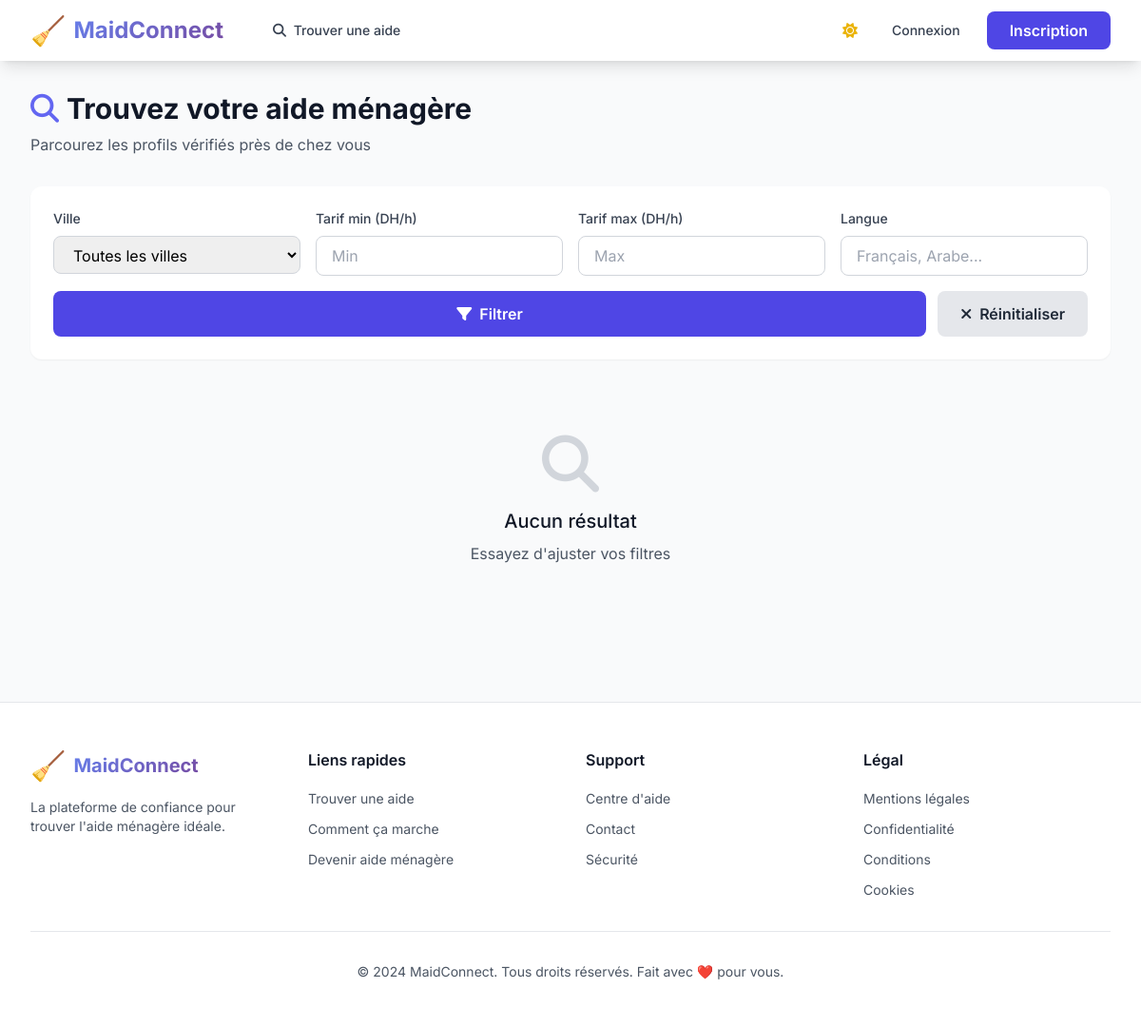
The page /maids on the database as committed earlier.
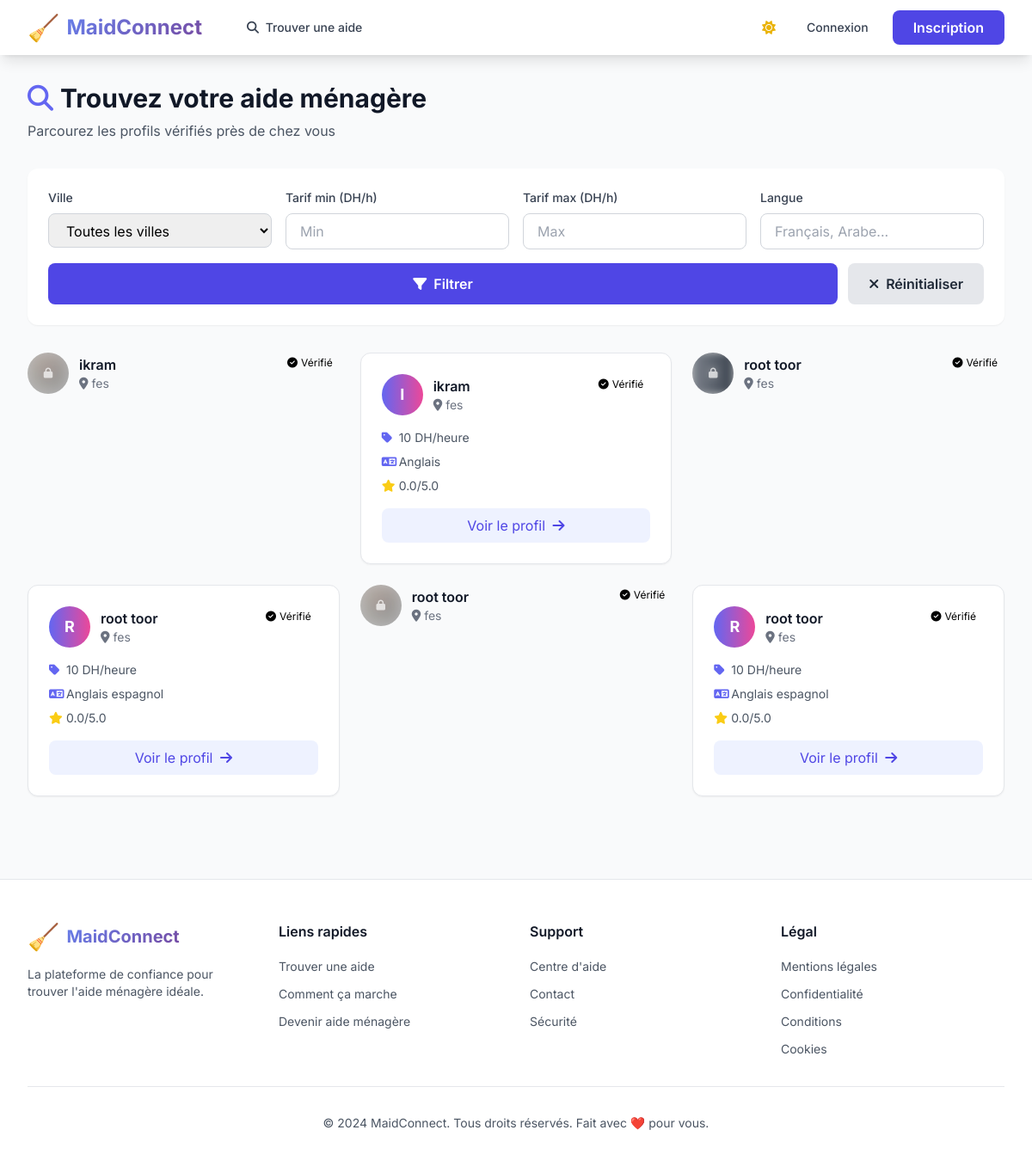
The same page on the database as committed later.
### app/models.py (models this page shows)
class MaidProfile(db.Model):
    id = db.Column(db.Integer, primary_key=True)
    user_id = db.Column(db.Integer, db.ForeignKey('user.id'), unique=True, nullable=False)
    full_name = db.Column(db.String(100), nullable=False)
    phone = db.Column(db.String(20), nullable=False)
    city = db.Column(db.String(50), nullable=False)
    hourly_rate = db.Column(db.Float, nullable=False)
    languages = db.Column(db.String(200))
    experience = db.Column(db.Text)
    skills = db.Column(db.Text)
    cin_number = db.Column(db.String(20))
    is_available = db.Column(db.Boolean, default=True)
    rating = db.Column(db.Float, default=0.0)
    created_at = db.Column(db.DateTime, default=datetime.utcnow)
    verification_documents = db.Column(db.Text)
    admin_notes = db.Column(db.Text)
    profile_picture = db.Column(db.String(500), default=None)

### app/routes.py (the view)
    @app.route('/maids')
    def browse_maids():
        city = request.args.get('city', '')
        min_rate = request.args.get('min_rate', type=float)
        max_rate = request.args.get('max_rate', type=float)
        languages = request.args.get('languages', '')
        query = MaidProfile.query.filter_by(is_available=True)
        if city:
            query = query.filter(MaidProfile.city.ilike(f'%{city}%'))
        if min_rate:
            query = query.filter(MaidProfile.hourly_rate >= min_rate)
        if max_rate:
            query = query.filter(MaidProfile.hourly_rate <= max_rate)
        if languages:
            query = query.filter(MaidProfile.languages.ilike(f'%{languages}%'))
        maids = query.limit(20).all()
        cities = db.session.query(MaidProfile.city).distinct().all()
        return render_template('browse_maids.html', maids=maids, cities=cities)

### app/templates/browse_maids.html (shortened to what this page needs)
{% extends "base.html" %}
{% block content %}
<div class="max-w-7xl mx-auto px-4 sm:px-6 lg:px-8 py-8">
    <div class="mb-8">
        <h1 class="text-3xl font-bold text-gray-900 dark:text-white mb-2">
            <i class="fas fa-search text-primary-500 mr-2"></i>Trouvez votre aide ménagère
        </h1>
        <p class="text-gray-600 dark:text-gray-400">Parcourez les profils vérifiés près de chez vous</p>
    </div>
    <div class="bg-white dark:bg-gray-800 rounded-xl shadow-sm p-6 mb-8">
        <form method="GET" class="grid grid-cols-1 md:grid-cols-4 gap-4">
            <div>
                <label class="block text-sm font-medium text-gray-700 dark:text-gray-300 mb-2">Ville</label>
                <select name="city" class="w-full px-4 py-2 border border-gray-300 dark:border-gray-600 dark:bg-gray-700 dark:text-white rounded-lg">
                    <option value="">Toutes les villes</option>
                </select>
            </div>
            <div>
                <label class="block text-sm font-medium text-gray-700 dark:text-gray-300 mb-2">Tarif min (DH/h)</label>
                <input type="number" name="min_rate" class="w-full px-4 py-2 border border-gray-300 dark:border-gray-600 dark:bg-gray-700 dark:text-white rounded-lg"
                       value="{{ request.args.get('min_rate', '') }}" placeholder="Min">
            </div>
            <div>
                <label class="block text-sm font-medium text-gray-700 dark:text-gray-300 mb-2">Tarif max (DH/h)</label>
                <input type="number" name="max_rate" class="w-full px-4 py-2 border border-gray-300 dark:border-gray-600 dark:bg-gray-700 dark:text-white rounded-lg"
                       value="{{ request.args.get('max_rate', '') }}" placeholder="Max">
            </div>
            <div>
                <label class="block text-sm font-medium text-gray-700 dark:text-gray-300 mb-2">Langue</label>
                <input type="text" name="languages" class="w-full px-4 py-2 border border-gray-300 dark:border-gray-600 dark:bg-gray-700 dark:text-white rounded-lg"
                       value="{{ request.args.get('languages', '') }}" placeholder="Français, Arabe...">
            </div>
            <div class="md:col-span-4 flex gap-3">
                <button type="submit" class="btn-primary flex-1">
                    <i class="fas fa-filter mr-2"></i>Filtrer
                </button>
                <a href="{{ url_for('browse_maids') }}" class="btn-secondary">
                    <i class="fas fa-times mr-2"></i>Réinitialiser
                </a>
            </div>
        </form>
    </div>
    <div class="grid grid-cols-1 md:grid-cols-2 lg:grid-cols-3 gap-6">
        {% if maids %}
            {% for maid in maids %}
            <div class="flex items-start justify-between mb-4">
    <div class="flex items-center space-x-3">
        {% if current_user.is_authenticated %}
            {% if maid.profile_picture %}
                <img src="{{ url_for('static', filename='uploads/' + maid.profile_picture) }}"
                     class="w-12 h-12 rounded-full object-cover">
            {% else %}
                <div class="w-12 h-12 bg-gradient-to-r from-primary-500 to-secondary-500 rounded-full flex items-center justify-center text-white font-bold text-lg">
                    {{ maid.full_name[0].upper() }}
                </div>
            {% endif %}
        {% else %}
            <div class="relative w-12 h-12 rounded-full overflow-hidden">
                {% if maid.profile_picture %}
                    <img src="{{ url_for('static', filename='uploads/' + maid.profile_picture) }}"
                         class="w-full h-full object-cover blur-md opacity-50">
                {% else %}
                    <div class="w-full h-full bg-gradient-to-r from-gray-400 to-gray-600 flex items-center justify-center blur-sm">
                        <span class="text-white text-lg font-bold opacity-40">{{ maid.full_name[0].upper() }}</span>
                    </div>
                {% endif %}
                <div class="absolute inset-0 bg-black/20 flex items-center justify-center">
                    <i class="fas fa-lock text-white text-xs opacity-70"></i>
                </div>
            </div>
        {% endif %}
        <div>
            <h3 class="font-semibold text-gray-900 dark:text-white">{{ maid.full_name }}</h3>
            <p class="text-sm text-gray-500 dark:text-gray-400">
                <i class="fas fa-map-marker-alt mr-1"></i>{{ maid.city }}
            </p>
        </div>
    </div>
    {% if maid.user.is_verified %}
        <span class="bg-success-100 text-success-800 text-xs px-2 py-1 rounded-full">
            <i class="fas fa-check-circle mr-1"></i>Vérifié
        </span>
    {% endif %}
</div>
                <div class="bg-white dark:bg-gray-800 rounded-xl shadow-sm border border-gray-200 dark:border-gray-700 overflow-hidden card-hover">
                    <div class="p-6">
                        <div class="flex items-start justify-between mb-4">
                            <div class="flex items-center space-x-3">
                                <div class="w-12 h-12 bg-gradient-to-r from-primary-500 to-secondary-500 rounded-full flex items-center justify-center text-white font-bold text-lg">
                                    {{ maid.full_name[0].upper() }}
                                </div>
                                <div>
                                    <h3 class="font-semibold text-gray-900 dark:text-white">{{ maid.full_name }}</h3>
                                    <p class="text-sm text-gray-500 dark:text-gray-400">
                                        <i class="fas fa-map-marker-alt mr-1"></i>{{ maid.city }}
                                    </p>
                                </div>
                            </div>
                            {% if maid.user.is_verified %}
                                <span class="bg-success-100 text-success-800 text-xs px-2 py-1 rounded-full">
                                    <i class="fas fa-check-circle mr-1"></i>Vérifié
                                </span>
                            {% endif %}
                        </div>
                        <div class="space-y-2 mb-4">
                            <div class="flex items-center text-sm">
                                <i class="fas fa-tag text-primary-500 w-5"></i>
                                <span class="text-gray-600 dark:text-gray-400">{{ "%.0f"|format(maid.hourly_rate) }} DH/heure</span>
                            </div>
                            <div class="flex items-center text-sm">
                                <i class="fas fa-language text-primary-500 w-5"></i>
                                <span class="text-gray-600 dark:text-gray-400">{{ maid.languages or 'Non spécifié' }}</span>
                            </div>
                            <div class="flex items-center text-sm">
                                <i class="fas fa-star text-yellow-400 w-5"></i>
                                <span class="text-gray-600 dark:text-gray-400">{{ "%.1f"|format(maid.rating) }}/5.0</span>
                            </div>
                        </div>
                        <a href="{{ url_for('maid_profile', maid_id=maid.id) }}" class="block w-full text-center bg-primary-50 dark:bg-primary-900/20 text-primary-600 dark:text-primary-400 py-2 rounded-lg hover:bg-primary-100 dark:hover:bg-primary-900/30 transition">
                            Voir le profil <i class="fas fa-arrow-right ml-1"></i>
                        </a>
                    </div>
                </div>
            {% endfor %}
        {% else %}
            <div class="col-span-full text-center py-12">
                <i class="fas fa-search text-6xl text-gray-300 dark:text-gray-600 mb-4"></i>
                <h3 class="text-xl font-medium text-gray-900 dark:text-white mb-2">Aucun résultat</h3>
                <p class="text-gray-600 dark:text-gray-400">Essayez d'ajuster vos filtres</p>
            </div>
        {% endif %}
    </div>
</div>
{% endblock %}

Rows that differ between the two databases and show on the page:
added MaidProfile: profile_picture (picture), full_name "ikram", city "fes", full_name "I", hourly_rate "10", languages "Anglais", rating "0.0"
added MaidProfile: full_name "R", full_name "root toor", city "fes", hourly_rate "10", languages "Anglais espagnol", rating "0.0"
added MaidProfile: profile_picture (picture), full_name "root toor", city "fes", full_name "R", hourly_rate "10", languages "Anglais espagnol", rating "0.0"
Other text that changed with them:
text no longer shown: "Aucun résultat Essayez d'ajuster vos filtres"
